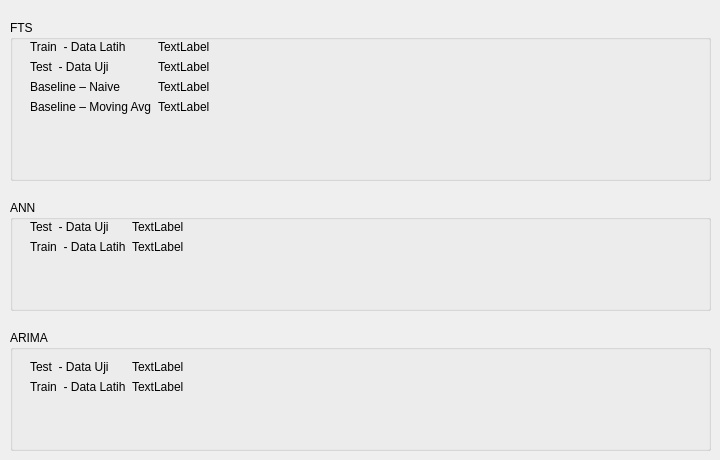
      <widget class="QWidget" name="MAPE">
       <attribute name="title">
        <string>MAPE</string>
       </attribute>
       <widget class="QGroupBox" name="groupBox_11">
        <property name="geometry">
         <rect>
          <x>10</x>
          <y>20</y>
          <width>701</width>
          <height>161</height>
         </rect>
        </property>
        <property name="title">
         <string>FTS</string>
        </property>
        <widget class="QWidget" name="formLayoutWidget_6">
         <property name="geometry">
          <rect>
           <x>20</x>
           <y>20</y>
           <width>661</width>
           <height>121</height>
          </rect>
         </property>
         <layout class="QFormLayout" name="formLayout_6">
          <item row="0" column="0">
           <widget class="QLabel" name="label_46">
            <property name="text">
             <string>Train  - Data Latih</string>
            </property>
           </widget>
          </item>
          <item row="1" column="0">
           <widget class="QLabel" name="label_47">
            <property name="text">
             <string>Test  - Data Uji</string>
            </property>
           </widget>
          </item>
          <item row="2" column="0">
           <widget class="QLabel" name="label_70">
            <property name="text">
             <string>Baseline – Naive</string>
            </property>
           </widget>
          </item>
          <item row="3" column="0">
           <widget class="QLabel" name="label_71">
            <property name="text">
             <string>Baseline – Moving Avg</string>
            </property>
           </widget>
          </item>
          <item row="0" column="1">
           <widget class="QLabel" name="label_mape_fts_train">
            <property name="text">
             <string>TextLabel</string>
            </property>
           </widget>
          </item>
          <item row="1" column="1">
           <widget class="QLabel" name="label_mape_fts_test">
            <property name="text">
             <string>TextLabel</string>
            </property>
           </widget>
          </item>
          <item row="2" column="1">
           <widget class="QLabel" name="label_mape_naive">
            <property name="text">
             <string>TextLabel</string>
            </property>
           </widget>
          </item>
          <item row="3" column="1">
           <widget class="QLabel" name="label_mape_ma">
            <property name="text">
             <string>TextLabel</string>
            </property>
           </widget>
          </item>
         </layout>
        </widget>
       </widget>
       <widget class="QGroupBox" name="groupBox_4">
        <property name="geometry">
         <rect>
          <x>10</x>
          <y>330</y>
          <width>701</width>
          <height>121</height>
         </rect>
        </property>
        <property name="title">
         <string>ARIMA</string>
        </property>
        <widget class="QWidget" name="formLayoutWidget_4">
         <property name="geometry">
          <rect>
           <x>20</x>
           <y>30</y>
           <width>661</width>
           <height>80</height>
          </rect>
         </property>
         <layout class="QFormLayout" name="formLayout_4">
          <item row="0" column="0">
           <widget class="QLabel" name="label_42">
            <property name="text">
             <string>Test  - Data Uji</string>
            </property>
           </widget>
          </item>
          <item row="1" column="0">
           <widget class="QLabel" name="label_43">
            <property name="text">
             <string>Train  - Data Latih</string>
            </property>
           </widget>
          </item>
          <item row="0" column="1">
           <widget class="QLabel" name="label_mape_arima_test">
            <property name="text">
             <string>TextLabel</string>
            </property>
           </widget>
          </item>
          <item row="1" column="1">
           <widget class="QLabel" name="label_mape_arima_train">
            <property name="text">
             <string>TextLabel</string>
            </property>
           </widget>
          </item>
         </layout>
        </widget>
       </widget>
       <widget class="QGroupBox" name="groupBox_5">
        <property name="geometry">
         <rect>
          <x>10</x>
          <y>200</y>
          <width>701</width>
          <height>111</height>
         </rect>
        </property>
        <property name="title">
         <string>ANN</string>
        </property>
        <widget class="QWidget" name="formLayoutWidget_5">
         <property name="geometry">
          <rect>
           <x>20</x>
           <y>20</y>
           <width>661</width>
           <height>80</height>
          </rect>
         </property>
         <layout class="QFormLayout" name="formLayout_5">
          <item row="0" column="0">
           <widget class="QLabel" name="label_44">
            <property name="text">
             <string>Test  - Data Uji</string>
            </property>
           </widget>
          </item>
          <item row="1" column="0">
           <widget class="QLabel" name="label_45">
            <property name="text">
             <string>Train  - Data Latih</string>
            </property>
           </widget>
          </item>
          <item row="0" column="1">
           <widget class="QLabel" name="label_mape_ann_test">
            <property name="text">
             <string>TextLabel</string>
            </property>
           </widget>
          </item>
          <item row="1" column="1">
           <widget class="QLabel" name="label_mape_ann_train">
            <property name="text">
             <string>TextLabel</string>
            </property>
           </widget>
          </item>
         </layout>
        </widget>
       </widget>
      </widget>
